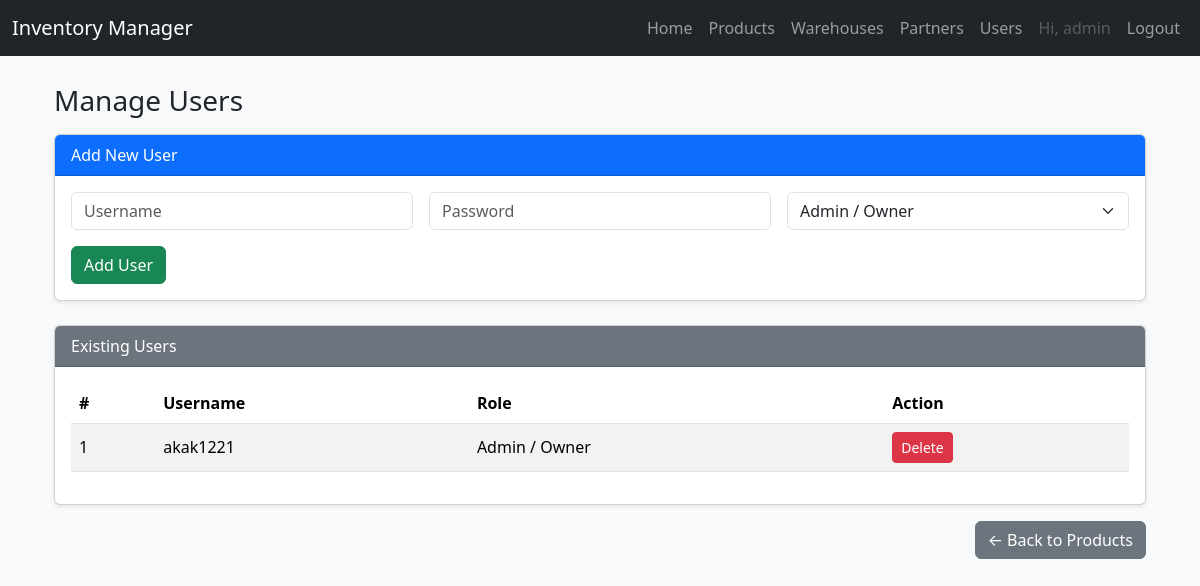
Page /users (signed in) on the earlier database version.
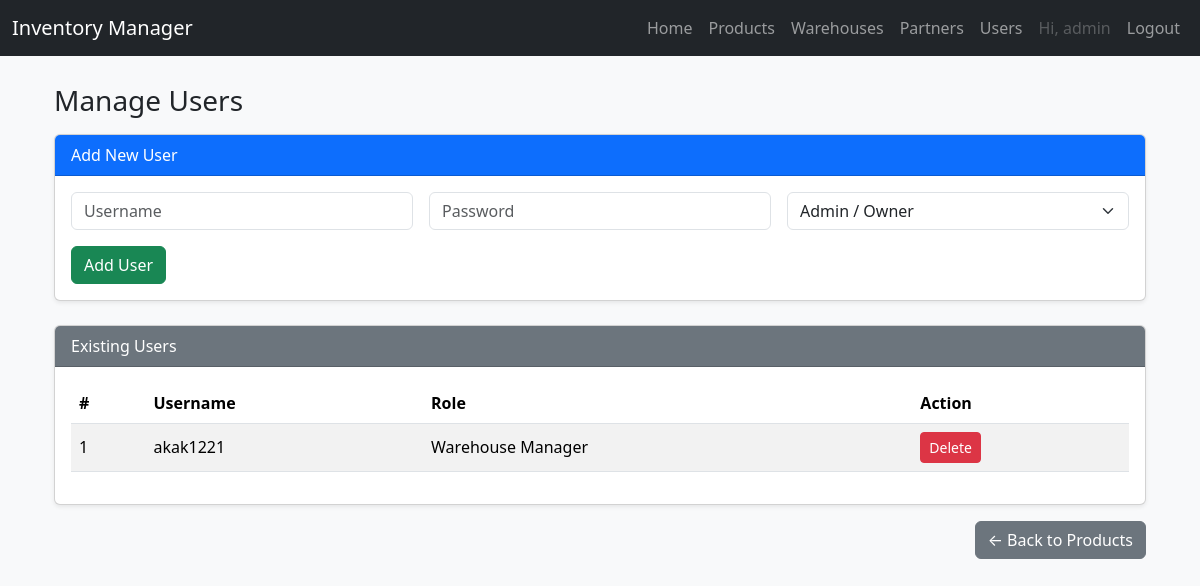
Same page on the later database version.
### app.py (models this page shows)
class User(UserMixin, db.Model):
    id = db.Column(db.Integer, primary_key=True)
    username = db.Column(db.String(150), unique=True, nullable=False)
    password = db.Column(db.String(150), nullable=False)
    role = db.Column(db.String(50), nullable=False, default='Sales Agent')
    created_by_id = db.Column(db.Integer, db.ForeignKey('user.id'), nullable=True)
    created_users = db.relationship('User', backref=db.backref('creator', remote_side=[id]), lazy='dynamic')

### app.py (the view)
@app.route('/users')
@login_required
def users():
    if current_user.role != 'Admin / Owner':
        flash("You do not have permission to access Users.")
        return redirect(url_for('index'))
    users_list = User.query.filter_by(created_by_id=current_user.id).all()
    return render_template('users.html', users=users_list)

### app.py (called while the page is built)
@login_manager.user_loader
def load_user(user_id):
    return User.query.get(int(user_id))

### templates/users.html (shortened to what this page needs)
{% extends "base.html" %}
{% block content %}
<div class="container mt-4">
    <h3>Manage Users</h3>
    <div class="card shadow-sm mt-3 mb-4">
        <div class="card-header bg-primary text-white">
            Add New User
        </div>
        <div class="card-body">
            <form method="POST" action="{{ url_for('add_user') }}" class="row g-3">
                <div class="col-md-4">
                    <input type="text" class="form-control" name="username" placeholder="Username" required>
                </div>
                <div class="col-md-4">
                    <input type="password" class="form-control" name="password" placeholder="Password" required>
                </div>
                <div class="col-md-4">
                    <select class="form-select" name="role" required>
                        <option value="Admin / Owner">Admin / Owner</option>
                    </select>
                </div>
                <div class="col-12">
                    <button type="submit" class="btn btn-success">Add User</button>
                </div>
            </form>
        </div>
    </div>
    <div class="card shadow-sm">
        <div class="card-header bg-secondary text-white">
            Existing Users
        </div>
        <div class="card-body table-responsive">
            <table class="table table-striped table-hover align-middle">
                <thead>
                    <tr>
                        <th>#</th>
                        <th>Username</th>
                        <th>Role</th>
                        <th>Action</th>
                    </tr>
                </thead>
                <tbody>
                    {% for user in users %}
                    <tr>
                        <td>{{ loop.index }}</td>
                        <td>{{ user.username }}</td>
                        <td>{{ user.role }}</td>
                        <td>
                            <a href="{{ url_for('delete_user', id=user.id) }}" class="btn btn-sm btn-danger">Delete</a>
                        </td>
                    </tr>
                    {% else %}
                    <tr>
                        <td colspan="4" class="text-center text-muted">No users found.</td>
                    </tr>
                    {% endfor %}
                </tbody>
            </table>
        </div>
    </div>
    <div class="mt-3 text-end">
        <a href="{{ url_for('index') }}" class="btn btn-secondary">← Back to Products</a>
    </div>
</div>
{% endblock %}

### templates/base.html (shortened to what this page needs)
<!DOCTYPE html>
<html lang="en">
<head>
    <link href="https://cdn.jsdelivr.net/npm/bootstrap@5.3.2/dist/css/bootstrap.min.css" rel="stylesheet">
</head>
<body>
<nav class="navbar navbar-expand-lg navbar-dark bg-dark fixed-top">
    <div class="container-fluid">
        <a class="navbar-brand" href="{{ url_for('index') }}">Inventory Manager</a>
        <div class="collapse navbar-collapse" id="navbarNav">
            <ul class="navbar-nav ms-auto">
                {% if current_user.is_authenticated %}
                    <li class="nav-item">
                        <a class="nav-link" href="{{ url_for('index') }}">Home</a>
                    </li>
                    <li class="nav-item">
                        <a class="nav-link" href="{{ url_for('products') }}">Products</a>
                    </li>
                    {% if current_user.role in ['Admin / Owner', 'Warehouse Manager'] %}
                        <li class="nav-item">
                            <a class="nav-link" href="{{ url_for('warehouses') }}">Warehouses</a>
                        </li>
                    {% endif %}
                    {% if current_user.role == 'Admin / Owner' %}
                        <li class="nav-item">
                            <a class="nav-link" href="{{ url_for('partners') }}">Partners</a>
                        </li>
                        <li class="nav-item">
                            <a class="nav-link" href="{{ url_for('users') }}">Users</a>
                        </li>
                    {% endif %}
                    <li class="nav-item">
                        <a class="nav-link disabled">Hi, {{ current_user.username }}</a>
                    </li>
                    <li class="nav-item">
                        <a class="nav-link" href="{{ url_for('logout') }}">Logout</a>
                    </li>
                {% else %}
                    <li class="nav-item">
                        <a class="nav-link" href="{{ url_for('login') }}">Login</a>
                    </li>
                {% endif %}
            </ul>
        </div>
    </div>
</nav>
<div class="container mt-4">
    {% block content %}{% endblock %}
</div>
</body>
</html>

### templates/base.html (style rules this page uses)
body { padding-top: 60px; background-color: #f8f9fa; }

Differences in the rows shown:
changed User "akak1221": role "Admin / Owner" → "Warehouse Manager"
